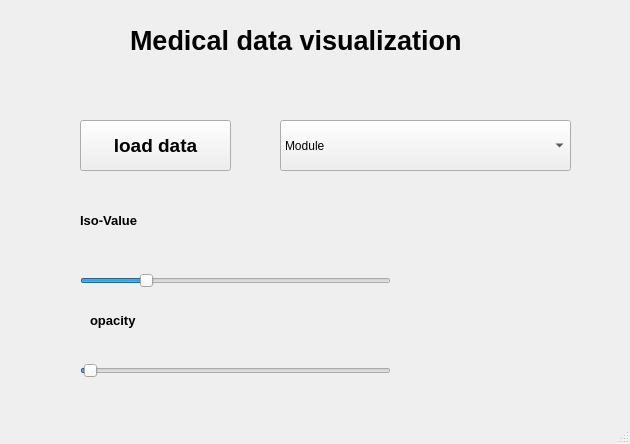
<?xml version="1.0" encoding="UTF-8"?>
<ui version="4.0">
 <class>MainWindow</class>
 <widget class="QMainWindow" name="MainWindow">
  <property name="geometry">
   <rect>
    <x>0</x>
    <y>0</y>
    <width>630</width>
    <height>444</height>
   </rect>
  </property>
  <property name="windowTitle">
   <string>MainWindow</string>
  </property>
  <widget class="QWidget" name="centralwidget">
   <widget class="QSlider" name="isoValue">
    <property name="geometry">
     <rect>
      <x>80</x>
      <y>270</y>
      <width>311</width>
      <height>22</height>
     </rect>
    </property>
    <property name="maximum">
     <number>2500</number>
    </property>
    <property name="value">
     <number>500</number>
    </property>
    <property name="orientation">
     <enum>Qt::Horizontal</enum>
    </property>
   </widget>
   <widget class="QLabel" name="label">
    <property name="geometry">
     <rect>
      <x>80</x>
      <y>210</y>
      <width>71</width>
      <height>20</height>
     </rect>
    </property>
    <property name="font">
     <font>
      <pointsize>10</pointsize>
      <weight>75</weight>
      <bold>true</bold>
     </font>
    </property>
    <property name="text">
     <string>Iso-Value</string>
    </property>
   </widget>
   <widget class="QComboBox" name="modul_comboBox">
    <property name="geometry">
     <rect>
      <x>280</x>
      <y>120</y>
      <width>291</width>
      <height>51</height>
     </rect>
    </property>
    <item>
     <property name="text">
      <string>Module </string>
     </property>
    </item>
    <item>
     <property name="text">
      <string>Surface rendering</string>
     </property>
    </item>
    <item>
     <property name="text">
      <string>Ray casting rendering</string>
     </property>
    </item>
   </widget>
   <widget class="QSlider" name="opacity">
    <property name="geometry">
     <rect>
      <x>80</x>
      <y>360</y>
      <width>311</width>
      <height>22</height>
     </rect>
    </property>
    <property name="maximum">
     <number>100</number>
    </property>
    <property name="singleStep">
     <number>10</number>
    </property>
    <property name="value">
     <number>1</number>
    </property>
    <property name="orientation">
     <enum>Qt::Horizontal</enum>
    </property>
   </widget>
   <widget class="QLabel" name="label_3">
    <property name="geometry">
     <rect>
      <x>90</x>
      <y>310</y>
      <width>71</width>
      <height>20</height>
     </rect>
    </property>
    <property name="font">
     <font>
      <pointsize>10</pointsize>
      <weight>75</weight>
      <bold>true</bold>
     </font>
    </property>
    <property name="text">
     <string>opacity</string>
    </property>
   </widget>
   <widget class="QPushButton" name="load">
    <property name="geometry">
     <rect>
      <x>80</x>
      <y>120</y>
      <width>151</width>
      <height>51</height>
     </rect>
    </property>
    <property name="font">
     <font>
      <pointsize>14</pointsize>
      <weight>75</weight>
      <bold>true</bold>
     </font>
    </property>
    <property name="text">
     <string>load data</string>
    </property>
   </widget>
   <widget class="QLabel" name="label_4">
    <property name="geometry">
     <rect>
      <x>130</x>
      <y>20</y>
      <width>401</width>
      <height>41</height>
     </rect>
    </property>
    <property name="font">
     <font>
      <pointsize>20</pointsize>
      <weight>75</weight>
      <bold>true</bold>
     </font>
    </property>
    <property name="text">
     <string>Medical data visualization </string>
    </property>
   </widget>
  </widget>
  <widget class="QMenuBar" name="menubar">
   <property name="geometry">
    <rect>
     <x>0</x>
     <y>0</y>
     <width>630</width>
     <height>21</height>
    </rect>
   </property>
  </widget>
  <widget class="QStatusBar" name="statusbar"/>
 </widget>
 <resources/>
 <connections/>
</ui>
